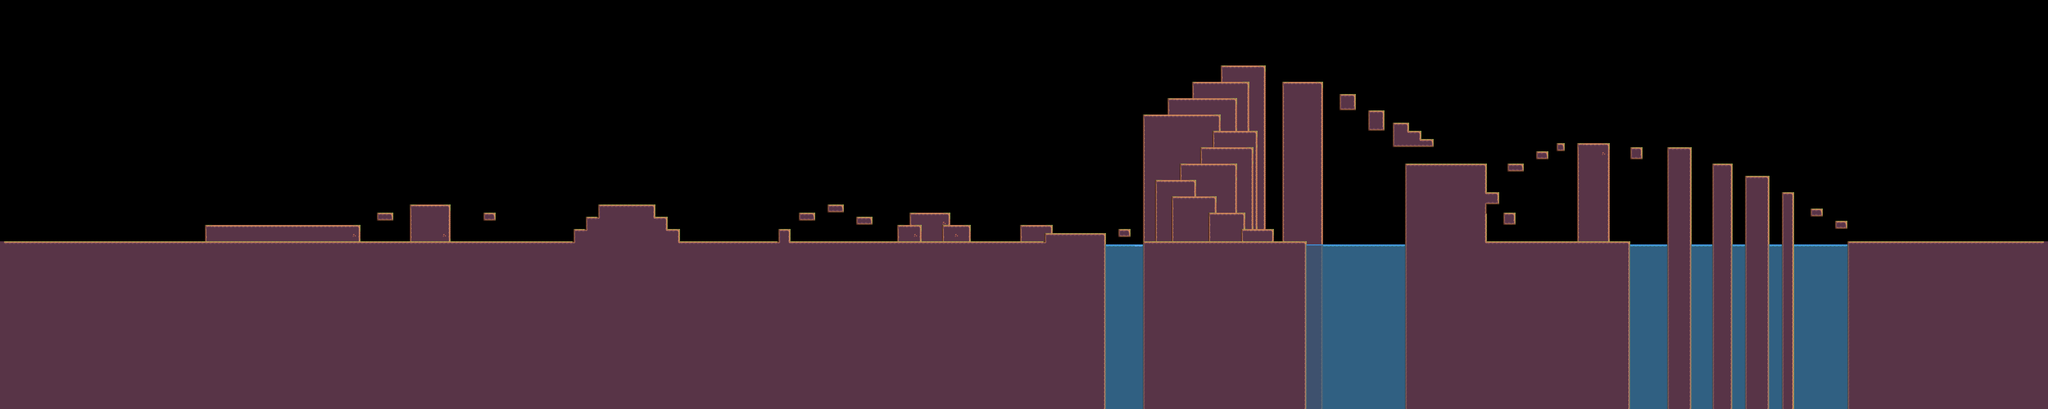

Tiled map render using the project's own tile images. Description and the map definition, with tile-layer contents summarised, below:
An orthogonal 500x100 tile map with 16x16 px tiles, 5 tile layers (prototype, terrain, assets, sombra, ...), 2 tilesets.

<map version="1.10" tiledversion="1.11.2" orientation="orthogonal" renderorder="right-down" width="500" height="100" tilewidth="16" tileheight="16" infinite="0" nextlayerid="6" nextobjectid="1">
 <tileset firstgid="1" source="../Tileset/tileset_cafundo.tsx" />
 <tileset firstgid="576" source="../Tileset/tile_jungle_water.tsx" />
 <layer id="1" name="prototype" width="500" height="100">
  <data>[50000 cells, 50000 non-empty, 2 distinct tile ids]</data>
 </layer>
 <layer id="2" name="terrain" width="500" height="100">
  <data>[50000 cells, 21203 non-empty, 40 distinct tile ids]</data>
 </layer>
 <layer id="5" name="assets" width="500" height="100">
  <data>[50000 cells, 2706 non-empty, 8 distinct tile ids]</data>
 </layer>
 <layer id="3" name="sombra" width="500" height="100">
  <data>[50000 cells, 683 non-empty, 8 distinct tile ids]</data>
 </layer>
 <layer id="4" name="sombra 2" width="500" height="100">
  <data>[50000 cells, 584 non-empty, 8 distinct tile ids]</data>
 </layer>
</map>
